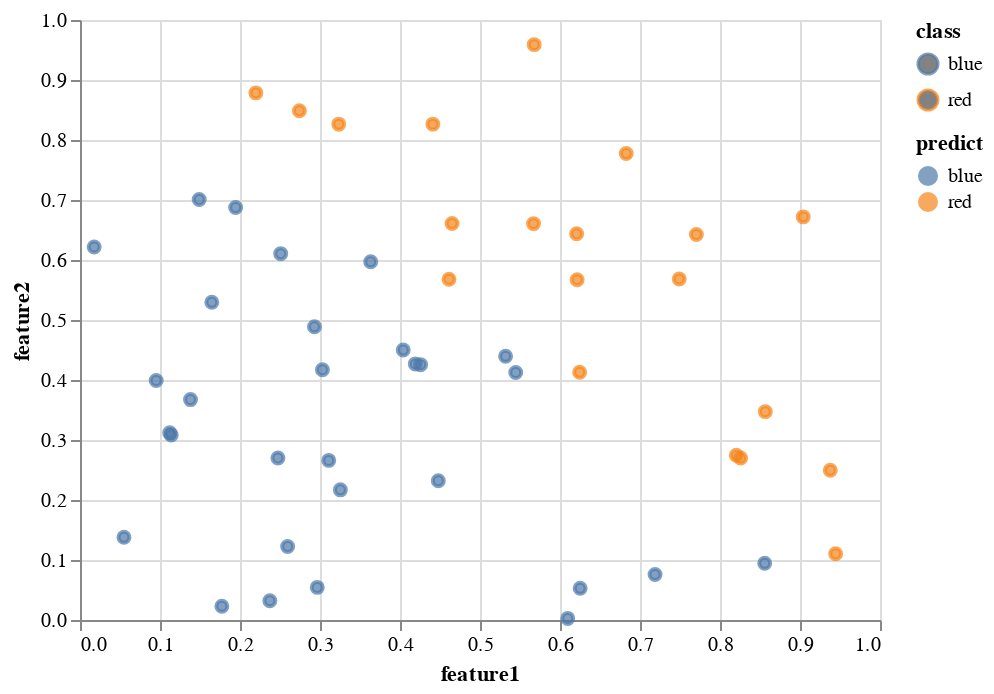

Write notebook code for a chart like this one.
### Markdown cell above
Notice how our cutoff used an addition between our two features. This
allows us to form any line as the cutoff between the colors.

### Code cell
chart = (alt.Chart(df_test)
    .mark_point()
    .encode(
        x = "feature1",
        y = "feature2",
        color = "class",
        fill = "predict:N"
    ))
chart

### Figure 1 — Vega-Lite specification as saved in the notebook (floating-point values rounded to 4 significant figures)
{"config": {"view": {"continuousWidth": 400, "continuousHeight": 300}}, "data": {"name": "data-778a92e9c66e0fdb9e7b36e1c10886fb"}, "mark": "point", "encoding": {"color": {"type": "nominal", "field": "class"}, "fill": {"type": "nominal", "field": "predict"}, "x": {"type": "quantitative", "field": "feature1"}, "y": {"type": "quantitative", "field": "feature2"}}, "$schema": "https://vega.github.io/schema/vega-lite/v4.8.1.json", "datasets": {"data-778a92e9c66e0fdb9e7b36e1c10886fb": [{"class": "blue", "split": "test", "feature1": 0.7188, "feature2": 0.07595, "predict": "blue"}, {"class": "red", "split": "test", "feature1": 0.4411, "feature2": 0.8264, "predict": "red"}, {"class": "red", "split": "test", "feature1": 0.8203, "feature2": 0.2745, "predict": "red"}, {"class": "red", "split": "test", "feature1": 0.6208, "feature2": 0.6437, "predict": "red"}, {"class": "blue", "split": "test", "feature1": 0.3634, "feature2": 0.597, "predict": "blue"}, {"class": "blue", "split": "test", "feature1": 0.3255, "feature2": 0.2169, "predict": "blue"}, {"class": "red", "split": "test", "feature1": 0.4651, "feature2": 0.6608, "predict": "red"}, {"class": "blue", "split": "test", "feature1": 0.1945, "feature2": 0.6875, "predict": "blue"}, {"class": "blue", "split": "test", "feature1": 0.2509, "feature2": 0.6106, "predict": "blue"}, {"class": "red", "split": "test", "feature1": 0.6214, "feature2": 0.5672, "predict": "red"}, {"class": "blue", "split": "test", "feature1": 0.1773, "feature2": 0.02296, "predict": "blue"}, {"class": "red", "split": "test", "feature1": 0.749, "feature2": 0.5684, "predict": "red"}, {"class": "blue", "split": "test", "feature1": 0.3109, "feature2": 0.266, "predict": "blue"}, {"class": "blue", "split": "test", "feature1": 0.4479, "feature2": 0.2321, "predict": "blue"}, {"class": "blue", "split": "test", "feature1": 0.2966, "feature2": 0.05437, "predict": "blue"}, {"class": "red", "split": "test", "feature1": 0.8566, "feature2": 0.3473, "predict": "red"}, {"class": "red", "split": "test", "feature1": 0.2198, "feature2": 0.8786, "predict": "red"}, {"class": "red", "split": "test", "feature1": 0.6246, "feature2": 0.4129, "predict": "red"}, {"class": "red", "split": "test", "feature1": 0.6828, "feature2": 0.7774, "predict": "red"}, {"class": "blue", "split": "test", "feature1": 0.6252, "feature2": 0.05289, "predict": "blue"}, {"class": "blue", "split": "test", "feature1": 0.8559, "feature2": 0.0945, "predict": "blue"}, {"class": "blue", "split": "test", "feature1": 0.05496, "feature2": 0.1379, "predict": "blue"}, {"class": "red", "split": "test", "feature1": 0.5669, "feature2": 0.6606, "predict": "red"}, {"class": "red", "split": "test", "feature1": 0.7705, "feature2": 0.6426, "predict": "red"}, {"class": "blue", "split": "test", "feature1": 0.1121, "feature2": 0.312, "predict": "blue"}, {"class": "blue", "split": "test", "feature1": 0.1381, "feature2": 0.3673, "predict": "blue"}, {"class": "red", "split": "test", "feature1": 0.9446, "feature2": 0.1106, "predict": "red"}, {"class": "blue", "split": "test", "feature1": 0.6097, "feature2": 0.002666, "predict": "blue"}, {"class": "blue", "split": "test", "feature1": 0.4257, "feature2": 0.4256, "predict": "blue"}, {"class": "red", "split": "test", "feature1": 0.4613, "feature2": 0.568, "predict": "red"}, {"class": "blue", "split": "test", "feature1": 0.4191, "feature2": 0.4268, "predict": "blue"}, {"class": "blue", "split": "test", "feature1": 0.2373, "feature2": 0.03217, "predict": "blue"}, {"class": "blue", "split": "test", "feature1": 0.09523, "feature2": 0.3993, "predict": "blue"}, {"class": "red", "split": "test", "feature1": 0.2742, "feature2": 0.8488, "predict": "red"}, {"class": "blue", "split": "test", "feature1": 0.5447, "feature2": 0.4126, "predict": "blue"}, {"class": "red", "split": "test", "feature1": 0.3235, "feature2": 0.8264, "predict": "red"}, {"class": "red", "split": "test", "feature1": 0.904, "feature2": 0.6719, "predict": "red"}, {"class": "blue", "split": "test", "feature1": 0.2931, "feature2": 0.4887, "predict": "blue"}, {"class": "blue", "split": "test", "feature1": 0.2474, "feature2": 0.2701, "predict": "blue"}, {"class": "red", "split": "test", "feature1": 0.8258, "feature2": 0.2699, "predict": "red"}, {"class": "blue", "split": "test", "feature1": 0.01774, "feature2": 0.6218, "predict": "blue"}, {"class": "blue", "split": "test", "feature1": 0.1141, "feature2": 0.3082, "predict": "blue"}, {"class": "blue", "split": "test", "feature1": 0.303, "feature2": 0.4171, "predict": "blue"}, {"class": "blue", "split": "test", "feature1": 0.1648, "feature2": 0.5295, "predict": "blue"}, {"class": "blue", "split": "test", "feature1": 0.404, "feature2": 0.4499, "predict": "blue"}, {"class": "blue", "split": "test", "feature1": 0.2595, "feature2": 0.1226, "predict": "blue"}, {"class": "red", "split": "test", "feature1": 0.9378, "feature2": 0.2496, "predict": "red"}, {"class": "blue", "split": "test", "feature1": 0.149, "feature2": 0.7009, "predict": "blue"}, {"class": "blue", "split": "test", "feature1": 0.532, "feature2": 0.4395, "predict": "blue"}, {"class": "red", "split": "test", "feature1": 0.5678, "feature2": 0.959, "predict": "red"}]}}
